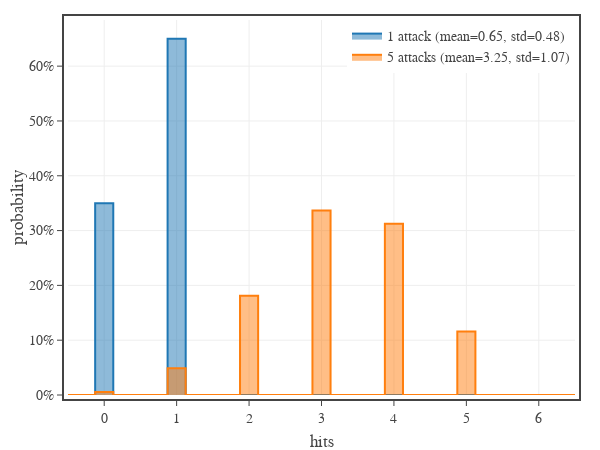

Source (notebook cell):
### Code cell
# Hit distribution with one or five attacks
from icepool import map, d

def attack_damage(armor_class, attack_roll, attack_modifier):
    if attack_roll == 20:
        return 1.0
    elif attack_roll == 1:
        return 0
    elif attack_roll + attack_modifier >= armor_class:
        return 1.0
    else:
        return 0

# create figure
x_min = -1
x_max = 7
fig = go.Figure(
    layout=go.Layout(
        template=tfb.FIG_TEMPLATE,
        xaxis=dict(
            title_text='hits',
            range=[x_min+0.5,x_max-0.5],
            tick0=0, dtick=1,
            minor=dict(tick0=0, dtick=1.0),
        ),
        yaxis=dict(
            title_text='probability',
            tickformat='.0%'
        ),
        legend=dict(
            xanchor='right', yanchor='top',
            x=1.00, y=1.00,
            orientation='v',
            tracegroupgap=0,
        )
    )
)


for n in [1,5]:
    n_attacks = n
    atk_mod = 2
    atk_bns = 4
    arm_cls = 12

    name = f'{n} attack' if n == 1 else f'{n} attacks'
    ad = n_attacks @ map(attack_damage, arm_cls, d(20), atk_bns)
    values = np.linspace(x_min, x_max, (x_max - x_min)*4 + 1)
    probabilities = np.array([ad.probability(v) for v in values])
    fig.add_trace(go.Scatter(
        x=np.array(values), 
        y=np.array(probabilities),
        name=f'{name} (mean={ad.mean():.2f}, std={ad.sd():.2f})',
        line_shape='hvh',
        fill='tozeroy',
        hovertemplate=
            f'<b>{name}</b><br>'+
            'hits %{x:.0f}<br>'+
            'probability %{y:.1%}<extra></extra>',
    ))


# show figure
fig.update_layout(width=600, height=450, barmode='group')
fig.show(config=tfb.FIG_CONFIG)

# save figures
if SAVEFIGS:
    fig.update_layout(autosize=True, width=None, height=None)
    tfb.save_fig_html(fig, format='large', name=f'./fig-simple-hits-large')
    tfb.save_fig_html(fig, format='small', name=f'./fig-simple-hits-small')

### Figure 1 — Plotly figure (JSON) as saved in the notebook; plotly's stock layout.template omitted (floating-point values rounded to 4 significant figures)
{"data": [{"fill": "tozeroy", "hovertemplate": "<b>1 attack</b><br>hits %{x:.0f}<br>probability %{y:.1%}<extra></extra>", "line": {"shape": "hvh"}, "name": "1 attack (mean=0.65, std=0.48)", "type": "scatter", "x": [-1, -0.75, -0.5, -0.25, 0, 0.25, 0.5, 0.75, 1, 1.25, 1.5, 1.75, 2, 2.25, 2.5, 2.75, 3, 3.25, 3.5, 3.75, 4, 4.25, 4.5, 4.75, 5, 5.25, 5.5, 5.75, 6, 6.25, 6.5, 6.75, 7], "y": [0, 0, 0, 0, 0.35, 0, 0, 0, 0.65, 0, 0, 0, 0, 0, 0, 0, 0, 0, 0, 0, 0, 0, 0, 0, 0, 0, 0, 0, 0, 0, 0, 0, 0]}, {"fill": "tozeroy", "hovertemplate": "<b>5 attacks</b><br>hits %{x:.0f}<br>probability %{y:.1%}<extra></extra>", "line": {"shape": "hvh"}, "name": "5 attacks (mean=3.25, std=1.07)", "type": "scatter", "x": [-1, -0.75, -0.5, -0.25, 0, 0.25, 0.5, 0.75, 1, 1.25, 1.5, 1.75, 2, 2.25, 2.5, 2.75, 3, 3.25, 3.5, 3.75, 4, 4.25, 4.5, 4.75, 5, 5.25, 5.5, 5.75, 6, 6.25, 6.5, 6.75, 7], "y": [0, 0, 0, 0, 0.005252, 0, 0, 0, 0.04877, 0, 0, 0, 0.1811, 0, 0, 0, 0.3364, 0, 0, 0, 0.3124, 0, 0, 0, 0.116, 0, 0, 0, 0, 0, 0, 0, 0]}], "layout": {"barmode": "group", "height": 450, "legend": {"orientation": "v", "tracegroupgap": 0, "x": 1, "xanchor": "right", "y": 1, "yanchor": "top"}, "width": 600, "xaxis": {"dtick": 1, "minor": {"dtick": 1, "tick0": 0}, "range": [-0.5, 6.5], "tick0": 0, "title": {"text": "hits"}}, "yaxis": {"tickformat": ".0%", "title": {"text": "probability"}}}}
